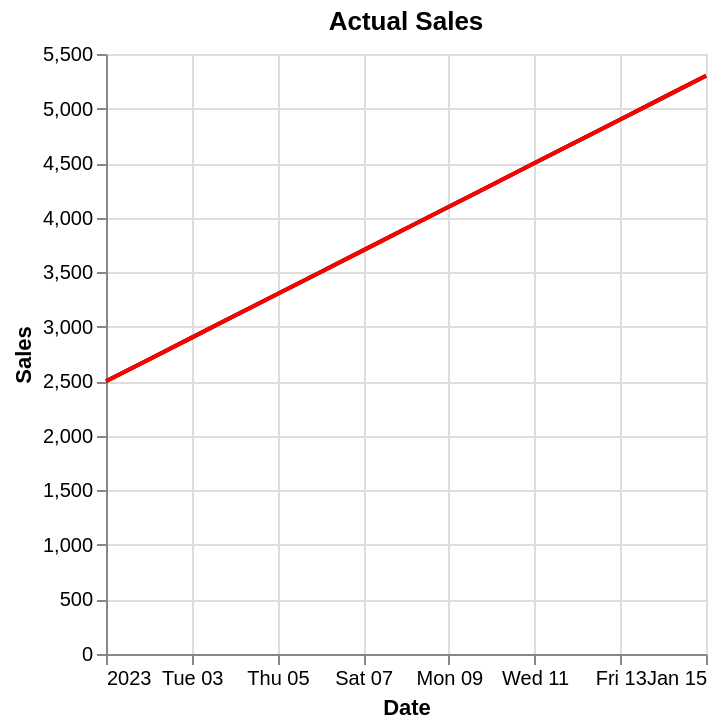
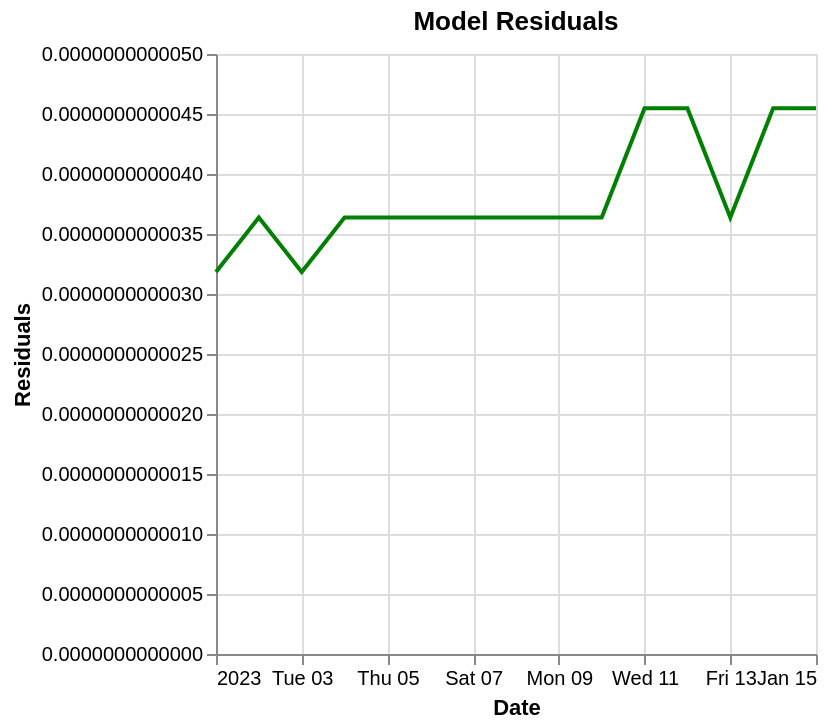

Notebook source saved alongside these figures, in order:
### Code cell
# plot OLS model
df['Sales_pred'] = model.predict(df)

base = alt.Chart(df).encode(x=alt.X('Date', axis=alt.Axis(title='Date')))
sales_plot = base.mark_line(color='black').encode(
    y=alt.Y('Sales', axis=alt.Axis(title='Sales')),
    tooltip=['Date', 'Sales']
).properties(title='Actual Sales')

sales_pred_plot = base.mark_line(color='red').encode(
    y=alt.Y('Sales_pred', axis=alt.Axis(title='Sales')),
    tooltip=['Date', 'Sales_pred']
).properties(title='Predicted Sales')

combined_plot = sales_plot + sales_pred_plot
combined_plot.display()

# Plot the residuals
df['Residuals'] = model.resid
residuals_plot = base.mark_line(color='green').encode(
    y=alt.Y('Residuals', axis=alt.Axis(title='Residuals')),
    tooltip=['Date', 'Residuals']
).properties(title='Model Residuals')
residuals_plot.display()

### Figure 1 — Vega-Lite specification as saved in the notebook (floating-point values rounded to 4 significant figures)
{"config": {"view": {"continuousWidth": 300, "continuousHeight": 300}}, "layer": [{"mark": {"type": "line", "color": "black"}, "encoding": {"tooltip": [{"field": "Date", "type": "temporal"}, {"field": "Sales", "type": "quantitative"}], "x": {"axis": {"title": "Date"}, "field": "Date", "type": "temporal"}, "y": {"axis": {"title": "Sales"}, "field": "Sales", "type": "quantitative"}}, "title": "Actual Sales"}, {"mark": {"type": "line", "color": "red"}, "encoding": {"tooltip": [{"field": "Date", "type": "temporal"}, {"field": "Sales_pred", "type": "quantitative"}], "x": {"axis": {"title": "Date"}, "field": "Date", "type": "temporal"}, "y": {"axis": {"title": "Sales"}, "field": "Sales_pred", "type": "quantitative"}}, "title": "Predicted Sales"}], "data": {"name": "data-307332980dccf54af087f65f2652ca63"}, "$schema": "https://vega.github.io/schema/vega-lite/v5.20.1.json", "datasets": {"data-307332980dccf54af087f65f2652ca63": [{"Date": "2023-01-01T00:00:00", "TV": 1000, "Radio": 500, "Social_Media": 250, "Sales": 2500, "TV_7d_avg": null, "Radio_7d_avg": null, "Social_Media_7d_avg": null, "Sales_7d_avg": null, "Sales_pred": 2500.0}, {"Date": "2023-01-02T00:00:00", "TV": 1200, "Radio": 550, "Social_Media": 275, "Sales": 2700, "TV_7d_avg": null, "Radio_7d_avg": null, "Social_Media_7d_avg": null, "Sales_7d_avg": null, "Sales_pred": 2700.0}, {"Date": "2023-01-03T00:00:00", "TV": 1100, "Radio": 600, "Social_Media": 300, "Sales": 2900, "TV_7d_avg": null, "Radio_7d_avg": null, "Social_Media_7d_avg": null, "Sales_7d_avg": null, "Sales_pred": 2900.0}, {"Date": "2023-01-04T00:00:00", "TV": 1300, "Radio": 650, "Social_Media": 325, "Sales": 3100, "TV_7d_avg": 1257.0, "Radio_7d_avg": 650.0, "Social_Media_7d_avg": 325.0, "Sales_7d_avg": 3100.0, "Sales_pred": 3100.0}, {"Date": "2023-01-05T00:00:00", "TV": 1400, "Radio": 700, "Social_Media": 350, "Sales": 3300, "TV_7d_avg": 1314.0, "Radio_7d_avg": 700.0, "Social_Media_7d_avg": 350.0, "Sales_7d_avg": 3300.0, "Sales_pred": 3300.0}, {"Date": "2023-01-06T00:00:00", "TV": 1500, "Radio": 750, "Social_Media": 375, "Sales": 3500, "TV_7d_avg": 1357.0, "Radio_7d_avg": 750.0, "Social_Media_7d_avg": 375.0, "Sales_7d_avg": 3500.0, "Sales_pred": 3500.0}, {"Date": "2023-01-07T00:00:00", "TV": 1300, "Radio": 800, "Social_Media": 400, "Sales": 3700, "TV_7d_avg": 1429.0, "Radio_7d_avg": 800.0, "Social_Media_7d_avg": 400.0, "Sales_7d_avg": 3700.0, "Sales_pred": 3700.0}, {"Date": "2023-01-08T00:00:00", "TV": 1400, "Radio": 850, "Social_Media": 425, "Sales": 3900, "TV_7d_avg": 1486.0, "Radio_7d_avg": 850.0, "Social_Media_7d_avg": 425.0, "Sales_7d_avg": 3900.0, "Sales_pred": 3900.0}, {"Date": "2023-01-09T00:00:00", "TV": 1500, "Radio": 900, "Social_Media": 450, "Sales": 4100, "TV_7d_avg": 1543.0, "Radio_7d_avg": 900.0, "Social_Media_7d_avg": 450.0, "Sales_7d_avg": 4100.0, "Sales_pred": 4100.0}, {"Date": "2023-01-10T00:00:00", "TV": 1600, "Radio": 950, "Social_Media": 475, "Sales": 4300, "TV_7d_avg": 1600.0, "Radio_7d_avg": 950.0, "Social_Media_7d_avg": 475.0, "Sales_7d_avg": 4300.0, "Sales_pred": 4300.0}, {"Date": "2023-01-11T00:00:00", "TV": 1700, "Radio": 1000, "Social_Media": 500, "Sales": 4500, "TV_7d_avg": 1700.0, "Radio_7d_avg": 1000.0, "Social_Media_7d_avg": 500.0, "Sales_7d_avg": 4500.0, "Sales_pred": 4500.0}, {"Date": "2023-01-12T00:00:00", "TV": 1800, "Radio": 1050, "Social_Media": 525, "Sales": 4700, "TV_7d_avg": 1800.0, "Radio_7d_avg": 1050.0, "Social_Media_7d_avg": 525.0, "Sales_7d_avg": 4700.0, "Sales_pred": 4700.0}, {"Date": "2023-01-13T00:00:00", "TV": 1900, "Radio": 1100, "Social_Media": 550, "Sales": 4900, "TV_7d_avg": null, "Radio_7d_avg": null, "Social_Media_7d_avg": null, "Sales_7d_avg": null, "Sales_pred": 4900.0}, {"Date": "2023-01-14T00:00:00", "TV": 2000, "Radio": 1150, "Social_Media": 575, "Sales": 5100, "TV_7d_avg": null, "Radio_7d_avg": null, "Social_Media_7d_avg": null, "Sales_7d_avg": null, "Sales_pred": 5100.0}, {"Date": "2023-01-15T00:00:00", "TV": 2100, "Radio": 1200, "Social_Media": 600, "Sales": 5300, "TV_7d_avg": null, "Radio_7d_avg": null, "Social_Media_7d_avg": null, "Sales_7d_avg": null, "Sales_pred": 5300.0}]}}

### Figure 2 — Vega-Lite specification as saved in the notebook (floating-point values rounded to 4 significant figures)
{"config": {"view": {"continuousWidth": 300, "continuousHeight": 300}}, "data": {"name": "data-315f14be04febb7f78f5668cdd766266"}, "mark": {"type": "line", "color": "green"}, "encoding": {"tooltip": [{"field": "Date", "type": "temporal"}, {"field": "Residuals", "type": "quantitative"}], "x": {"axis": {"title": "Date"}, "field": "Date", "type": "temporal"}, "y": {"axis": {"title": "Residuals"}, "field": "Residuals", "type": "quantitative"}}, "title": "Model Residuals", "$schema": "https://vega.github.io/schema/vega-lite/v5.20.1.json", "datasets": {"data-315f14be04febb7f78f5668cdd766266": [{"Date": "2023-01-01T00:00:00", "TV": 1000, "Radio": 500, "Social_Media": 250, "Sales": 2500, "TV_7d_avg": null, "Radio_7d_avg": null, "Social_Media_7d_avg": null, "Sales_7d_avg": null, "Sales_pred": 2500.0, "Residuals": 3.183e-12}, {"Date": "2023-01-02T00:00:00", "TV": 1200, "Radio": 550, "Social_Media": 275, "Sales": 2700, "TV_7d_avg": null, "Radio_7d_avg": null, "Social_Media_7d_avg": null, "Sales_7d_avg": null, "Sales_pred": 2700.0, "Residuals": 3.638e-12}, {"Date": "2023-01-03T00:00:00", "TV": 1100, "Radio": 600, "Social_Media": 300, "Sales": 2900, "TV_7d_avg": null, "Radio_7d_avg": null, "Social_Media_7d_avg": null, "Sales_7d_avg": null, "Sales_pred": 2900.0, "Residuals": 3.183e-12}, {"Date": "2023-01-04T00:00:00", "TV": 1300, "Radio": 650, "Social_Media": 325, "Sales": 3100, "TV_7d_avg": 1257.0, "Radio_7d_avg": 650.0, "Social_Media_7d_avg": 325.0, "Sales_7d_avg": 3100.0, "Sales_pred": 3100.0, "Residuals": 3.638e-12}, {"Date": "2023-01-05T00:00:00", "TV": 1400, "Radio": 700, "Social_Media": 350, "Sales": 3300, "TV_7d_avg": 1314.0, "Radio_7d_avg": 700.0, "Social_Media_7d_avg": 350.0, "Sales_7d_avg": 3300.0, "Sales_pred": 3300.0, "Residuals": 3.638e-12}, {"Date": "2023-01-06T00:00:00", "TV": 1500, "Radio": 750, "Social_Media": 375, "Sales": 3500, "TV_7d_avg": 1357.0, "Radio_7d_avg": 750.0, "Social_Media_7d_avg": 375.0, "Sales_7d_avg": 3500.0, "Sales_pred": 3500.0, "Residuals": 3.638e-12}, {"Date": "2023-01-07T00:00:00", "TV": 1300, "Radio": 800, "Social_Media": 400, "Sales": 3700, "TV_7d_avg": 1429.0, "Radio_7d_avg": 800.0, "Social_Media_7d_avg": 400.0, "Sales_7d_avg": 3700.0, "Sales_pred": 3700.0, "Residuals": 3.638e-12}, {"Date": "2023-01-08T00:00:00", "TV": 1400, "Radio": 850, "Social_Media": 425, "Sales": 3900, "TV_7d_avg": 1486.0, "Radio_7d_avg": 850.0, "Social_Media_7d_avg": 425.0, "Sales_7d_avg": 3900.0, "Sales_pred": 3900.0, "Residuals": 3.638e-12}, {"Date": "2023-01-09T00:00:00", "TV": 1500, "Radio": 900, "Social_Media": 450, "Sales": 4100, "TV_7d_avg": 1543.0, "Radio_7d_avg": 900.0, "Social_Media_7d_avg": 450.0, "Sales_7d_avg": 4100.0, "Sales_pred": 4100.0, "Residuals": 3.638e-12}, {"Date": "2023-01-10T00:00:00", "TV": 1600, "Radio": 950, "Social_Media": 475, "Sales": 4300, "TV_7d_avg": 1600.0, "Radio_7d_avg": 950.0, "Social_Media_7d_avg": 475.0, "Sales_7d_avg": 4300.0, "Sales_pred": 4300.0, "Residuals": 3.638e-12}, {"Date": "2023-01-11T00:00:00", "TV": 1700, "Radio": 1000, "Social_Media": 500, "Sales": 4500, "TV_7d_avg": 1700.0, "Radio_7d_avg": 1000.0, "Social_Media_7d_avg": 500.0, "Sales_7d_avg": 4500.0, "Sales_pred": 4500.0, "Residuals": 4.547e-12}, {"Date": "2023-01-12T00:00:00", "TV": 1800, "Radio": 1050, "Social_Media": 525, "Sales": 4700, "TV_7d_avg": 1800.0, "Radio_7d_avg": 1050.0, "Social_Media_7d_avg": 525.0, "Sales_7d_avg": 4700.0, "Sales_pred": 4700.0, "Residuals": 4.547e-12}, {"Date": "2023-01-13T00:00:00", "TV": 1900, "Radio": 1100, "Social_Media": 550, "Sales": 4900, "TV_7d_avg": null, "Radio_7d_avg": null, "Social_Media_7d_avg": null, "Sales_7d_avg": null, "Sales_pred": 4900.0, "Residuals": 3.638e-12}, {"Date": "2023-01-14T00:00:00", "TV": 2000, "Radio": 1150, "Social_Media": 575, "Sales": 5100, "TV_7d_avg": null, "Radio_7d_avg": null, "Social_Media_7d_avg": null, "Sales_7d_avg": null, "Sales_pred": 5100.0, "Residuals": 4.547e-12}, {"Date": "2023-01-15T00:00:00", "TV": 2100, "Radio": 1200, "Social_Media": 600, "Sales": 5300, "TV_7d_avg": null, "Radio_7d_avg": null, "Social_Media_7d_avg": null, "Sales_7d_avg": null, "Sales_pred": 5300.0, "Residuals": 4.547e-12}]}}
